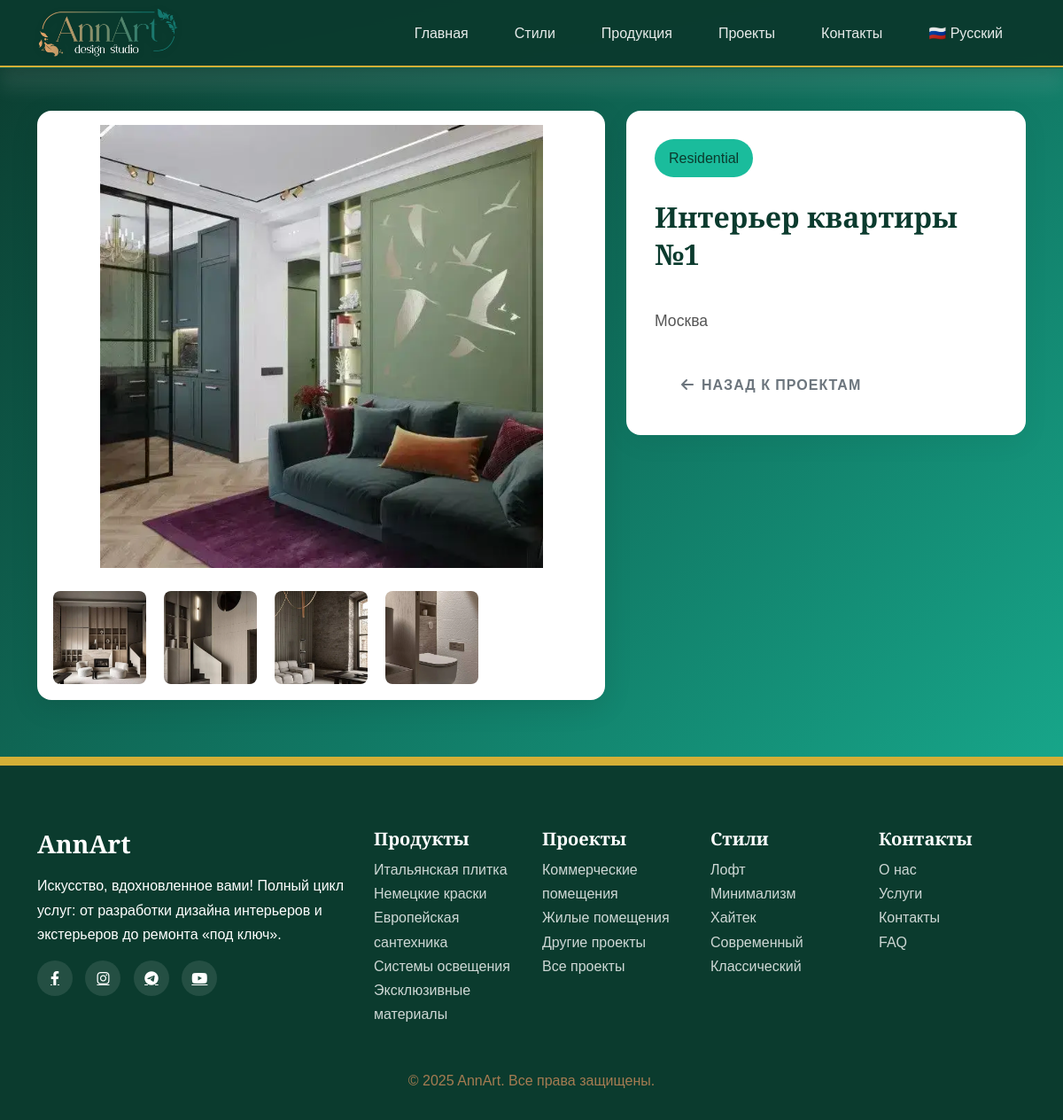
/projects/1, run on the app's committed database.
### main/models.py (models this page shows, shortened)
class ProjectItem(models.Model):
    class ProjectType(models.TextChoices):
        COMMERCIAL = 'commercial', _('Коммерческие помещения')
        RESIDENTIAL = 'residential', _('Жилые помещения')
        OTHER = 'other', _('Другое')
    title = models.CharField(
        _('Название проекта'),
        max_length=255
    )
    description = models.TextField(
        _('Описание'),
        blank=True,
        null=True
    )
    image = models.ImageField(
        _('Изображение'),
        upload_to='projects/'
    )
    additional_images = models.ManyToManyField(ProjectImages, blank=True, verbose_name=_("Доп. изображения"))
    order = models.PositiveIntegerField(
        _('Порядок'),
        default=0,
        null=True,
        blank=True
    )
    category = models.CharField(
        _('Тип проекта'),
        max_length=20,
        choices=ProjectType.choices,
        default=ProjectType.OTHER,
    )
    square_meters = models.SmallIntegerField(
        _('Площадь (м²)'),
        null=True,
        blank=True
    )
    class Meta:
        verbose_name = _('Проект')
        verbose_name_plural = _('Проекты')
        ordering = ['order']

class ProjectImages(models.Model):
    name = models.CharField(
        _('Название'),
        max_length=100,
        null=True, blank=True
    )
    image = models.ImageField(upload_to='projects/', verbose_name="Доп. Фотографии")

### main/views.py (the view)
# urls.py: path('projects/<int:pk>', views.project_detail, name='project_detail'),
def project_detail(request, pk):
    project = get_object_or_404(ProjectItem, pk=pk)
    return render(request, 'project_detail.html', {'project': project})

### templates/project_detail.html (shortened to what this page needs)
{% extends 'base.html' %}
{% load static i18n %}
{% block extra_css %}
    <link rel="stylesheet" href="{% static 'css/material_detail.css' %}">
    <link rel="stylesheet" href="{% static 'css/products.css' %}">
{% endblock %}
{% block content %}
<section class="material-detail-section">
    <div class="container">
        <div class="row gx-4">
            <div class="col-lg-7 animate-fade-in" style="animation-delay: 0.1s;">
                <div class="main-image-container">
                    {% if project.image %}
                        <img src="{{ project.image.url }}" alt="{{ project.title }}" class="img-fluid" id="mainImage">
                    {% else %}
                        <img src="{% static 'images/default-material.jpg' %}" alt="Default image" class="img-fluid" id="mainImage">
                    {% endif %}
                    {% if project.additional_images.all %}
                        <div class="gallery-thumbnails">
                            {% for img in project.additional_images.all %}
                                <div class="thumbnail" onclick="changeMainImage('{{ img.image.url }}')">
                                    <img src="{{ img.image.url }}" alt="Доп. изображение {{ forloop.counter }}">
                                </div>
                            {% endfor %}
                        </div>
                    {% endif %}
                </div>
            </div>
            <div class="col-lg-5 animate-fade-in" style="animation-delay: 0.3s;">
                <div class="material-info">
                    <span class="category-badge">{{ project.category.title }}</span>
                    <h1 class="material-title">{{ project.title }}</h1>
                    {% if project.description %}
                        <div class="material-description">
                            {{ project.description|linebreaks }}
                        </div>
                    {% else %}
                        <p class="empty-description">{% trans "Описание отсутствует." %}</p>
                    {% endif %}
                    <div class="mt-4">
                        <a href="{% url 'projects' %}" class="btn btn-outline-secondary">
                            <i class="fas fa-arrow-left me-2"></i>{% trans "Назад к проектам" %}
                        </a>
                    </div>
                </div>
            </div>
        </div>
    </div>
</section>
{% endblock %}

### static/css/style.css (style rules this page uses)
:root { --emerald-dark: #0b3b2e; --emerald-medium: #117864; --emerald-light: #1abc9c; --emerald-gradient: linear-gradient(135deg, var(--emerald-dark), var(--emerald-medium), var(--emerald-light)); --gold-accent: #d4af37; --dark: #1a1a1a; --light: #f8f9fa; --text-light: #ffffff; --text-dark: #1a1a1a; --shadow: 0 4px 20px rgba(0, 0, 0, 0.15); --transition: all 0.4s cubic-bezier(0.25, 0.8, 0.25, 1); }
body { font-family: 'Montserrat', sans-serif; color: var(--text-dark); line-height: 1.7; background: var(--emerald-gradient); overflow-x: hidden; }
body::before { content: ''; position: fixed; top: 0; left: 0; width: 100%; height: 100px; background: linear-gradient(to top, rgba(255, 255, 255, 0.1), transparent); pointer-events: none; z-index: 1; filter: blur(10px); }
h1, h2, h3, h4, h5, h6, .display-font { font-family: 'Playfair Display', serif; font-weight: 700; line-height: 1.3; }
.btn { padding: 12px 30px; border-radius: 50px; font-weight: 600; text-transform: uppercase; letter-spacing: 1px; transition: var(--transition); border: none; }

### static/css/material_detail.css (style rules this page uses)
.material-detail-section { padding: 3rem 0; }
.main-image-container { position: relative; border-radius: 16px; overflow: hidden; box-shadow: 0 8px 32px rgba(0, 0, 0, 0.1); margin-bottom: 1rem; background-color: white; padding: 1rem; }
.main-image-container img { width: 100%; height: auto; object-fit: contain; max-height: 500px; border-radius: 8px; }
.gallery-thumbnails { display: grid; grid-template-columns: repeat(auto-fill, minmax(100px, 1fr)); gap: 1rem; margin-top: 1.5rem; }
.thumbnail { border-radius: 8px; overflow: hidden; cursor: pointer; transition: all 0.3s ease; border: 2px solid transparent; aspect-ratio: 1/1; }
.thumbnail img { width: 100%; height: 100%; object-fit: cover; }
.material-info { background-color: white; border-radius: 16px; padding: 2rem; box-shadow: 0 8px 32px rgba(0, 0, 0, 0.05); }
.material-title { font-size: 2rem; font-weight: 600; margin-bottom: 1.5rem; color: var(--emerald-dark); position: relative; padding-bottom: 1rem; }
.material-title::after { content: ''; position: absolute; bottom: 0; left: 0; width: 60px; height: 3px; background: linear-gradient(to right, var(--emerald-medium), var(--gold-light)); }
.material-description { font-size: 1.1rem; line-height: 1.8; color: #555; margin-bottom: 2rem; }
.category-badge { display: inline-block; background-color: var(--emerald-light); color: var(--emerald-dark); padding: 0.5rem 1rem; border-radius: 50px; font-weight: 500; margin-bottom: 1.5rem; }
.animate-fade-in { animation: fadeIn 0.6s ease-out forwards; }

### data on the page
ProjectItem: image (picture), category "Residential", title "Интерьер квартиры №1", description "Москва"
ProjectImages: image (picture)
ProjectImages: image (picture)
ProjectImages: image (picture)
ProjectImages: image (picture)
